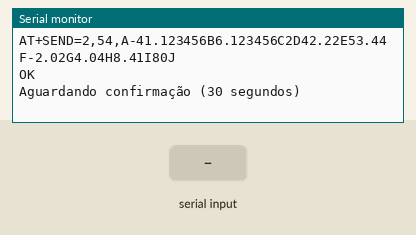
Recording of a sketch running on a simulated ESP32. Parts: the last lines printed to the serial monitor. Inputs (shaded band) come from the test bench. The modem accepts every AT command (registered, SIM ready, sends succeed) and sends nothing else.

Above: at 2.7 s.
2.8 s: "1" received over the second serial link
At 5.0 s:
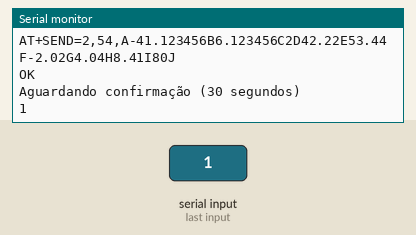
5.3 s: "0" received over the second serial link
At 8.4 s:
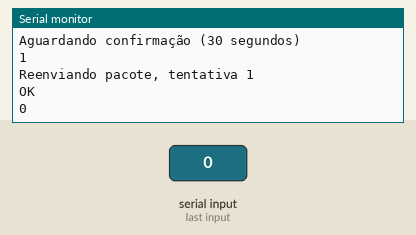

Measured:
- after the input at 2.8 s, the serial monitor: prints a new line after 1.0 s (image 1)
- after the input at 5.3 s, the serial monitor: prints a new line after 2.0 s (image 2)

The sketch:

send_flashmemory.ino
```cpp
#include <HardwareSerial.h>
#define rxLoRa 16
#define txLoRA 17

HardwareSerial lora(2); //n das portas Uart do esp
String incomingString = "NULL";  // string que vai receber as informações
char *searchTerm = "OK"; //mensagem que chega para confirmação
char *conf; // para armazenar as informações que chegam
char end_to_send = '2';   // endereço do lora que vai recever esse pacote
bool serialEnabled = true; // Variável de controle para a comunicação serial
//---------------------------------------------------------
//variáveis de simuação
double lat = -41.123456;
double lon = 6.123456;
int vel = 2;
float temp = 42.22;
float hum = 53.44;
float x = -2.02;
float y = 4.04;
float z = 8.41;
float bat = 80;
//variáveis para enviar LoRa
  char mensagem[120];
  char data[70];
//---------------------------------------------------------
// Variáveis para entrar em deep sleep mode
// fator de conversão de microsegundos para segundos
#define uS_TO_S_FACTOR 1000000
// tempo que o ESP32 ficará em modo sleep (em segundos)
#define TIME_TO_SLEEP 10


void toggleSerial(bool enable)
{
  if (enable)
  {
    lora.begin(115200, SERIAL_8N1, rxLoRa, txLoRA);
  }
  else
  {
    lora.end();
  }
}

void setup(){
  Serial.begin(115200);
  lora.begin(115200);
  lora.setTimeout(1000);
  delay(1500);
  //lora.println("AT+RESET");
  //Serial.println(lora.readString());
  //delay(1000);
  //================OBS=================
  //para salvae as configurações no módulo, digite ",M" depois da definição, por
  // exemplo -> AT+BAND=868000000,M

  // Por outro lado se quiser upar essas informações via software, pode ser usado
  // o seguinte trecho em setup():

  //---------------------------------------------------
  //lora.println("AT+BAND=868000000"); // AT+SEND=1,2,LO
  //Serial.println(lora.readString());
  //delay(1000);
  //lora.println("AT+ADDRESS=1"); // AT+SEND=1,2,LO
  //Serial.println(lora.readString());
  //delay(1000);
  //lora.println("AT+NETWORKID=18"); // AT+SEND=1,2,LO
  //Serial.println(lora.readString());
  //delay(1000);
  //---------------------------------------------------
}

void loop(){
  esp_sleep_enable_timer_wakeup(TIME_TO_SLEEP * uS_TO_S_FACTOR); //saí do modo sleep mode quando time * factor
  toggleSerial(false);  //começa tudo desligado


  sprintf(data, "A%.6fB%.6fC%iD%.2fE%.2fF%.2fG%.2fH%3.2fI%.0fJ",lat, lon, vel, temp, hum, x, y, z, bat); //atribui e organiza as informações em data
  //o caractere J indica o fim da mensagem
  int requiredBufferSize = snprintf(NULL, 0, "%s",data); //calcula tamanho string
  sprintf(mensagem, "AT+SEND=%c,%i,%s",end_to_send,requiredBufferSize,data); // junta as informações em "mensagem"
  toggleSerial(true); //liga a comunicação com LoRa
  lora.println(mensagem); //manda a mensagem montada para o módulo
  Serial.println(mensagem); //imprime no monitor a mensagem montada
  Serial.println(lora.readString()); //lê a resposta do módulo
  //----------------------------------------
  //protocolo de confirmação de envio
  Serial.println("Aguardando confirmação (30 segundos)");
  float time = millis();
  float time_reenv = millis()+3000;
  int tent = 1;
  while(-1){
    //--------------------------------
    //Confere se confirmação chegou
    toggleSerial(true);
    delay(10);
    incomingString = lora.readString(); //lê a resposta do módulo
    toggleSerial(false);
    //------------------------------
    //reenvia mensagem
    if(millis() >= time_reenv){
      Serial.printf("Reenviando pacote, tentativa %d\n",tent++);
      time_reenv = millis()+3000;
      reen_data();
    }
    if(millis()-time >= 30000){
      Serial.println("fim de tentativas");
      break;
    }
    if(incomingString != NULL){
      Serial.println(incomingString);
      char dataArray[50];
      incomingString.toCharArray(dataArray, 50);
      //Serial.println(dataArray);
      conf = strtok(dataArray, ",");
      conf = strtok(NULL, ",");
      conf = strtok(NULL, ",");
      Serial.println(conf);
      char msg_to_conf[] = "OK";
      if(strcmp(conf,"OK")==0){
      Serial.println("confirmação chegou!");
      break;
      }
    }
  }
  //-----------------------------------
  //força o ESP32 entrar em modo SLEEP
  Serial.println(("sistema entrando em Deep Sleep"));
  esp_deep_sleep_start();
}

void reen_data(){
  toggleSerial(true);
  delay(10);
  lora.println(mensagem); //manda a mensagem montada para o módulo
  Serial.println(lora.readString()); //lê a resposta do módulo
  toggleSerial(false);
}
```
